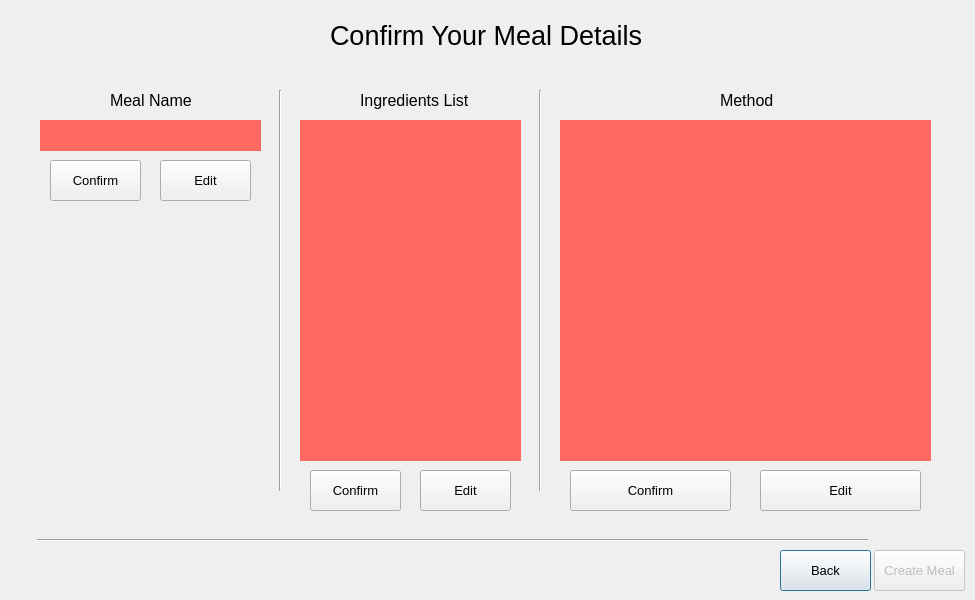
<?xml version="1.0" encoding="UTF-8"?>
<ui version="4.0">
 <class>confirm_final_details</class>
 <widget class="QDialog" name="confirm_final_details">
  <property name="geometry">
   <rect>
    <x>0</x>
    <y>0</y>
    <width>975</width>
    <height>600</height>
   </rect>
  </property>
  <property name="windowTitle">
   <string>Dialog</string>
  </property>
  <widget class="QPushButton" name="btn_back">
   <property name="geometry">
    <rect>
     <x>780</x>
     <y>550</y>
     <width>91</width>
     <height>41</height>
    </rect>
   </property>
   <property name="font">
    <font>
     <pointsize>10</pointsize>
    </font>
   </property>
   <property name="text">
    <string>Back</string>
   </property>
  </widget>
  <widget class="QPushButton" name="btn_confirm_meal">
   <property name="enabled">
    <bool>false</bool>
   </property>
   <property name="geometry">
    <rect>
     <x>874</x>
     <y>550</y>
     <width>91</width>
     <height>41</height>
    </rect>
   </property>
   <property name="font">
    <font>
     <pointsize>10</pointsize>
    </font>
   </property>
   <property name="text">
    <string>Create Meal</string>
   </property>
  </widget>
  <widget class="QLabel" name="lbl_confirm_you_meal_details">
   <property name="geometry">
    <rect>
     <x>330</x>
     <y>10</y>
     <width>311</width>
     <height>51</height>
    </rect>
   </property>
   <property name="font">
    <font>
     <family>MS Shell Dlg 2</family>
     <pointsize>20</pointsize>
     <weight>50</weight>
     <bold>false</bold>
    </font>
   </property>
   <property name="text">
    <string>Confirm Your Meal Details</string>
   </property>
  </widget>
  <widget class="QTextBrowser" name="txt_ingredients_list">
   <property name="geometry">
    <rect>
     <x>300</x>
     <y>120</y>
     <width>221</width>
     <height>341</height>
    </rect>
   </property>
   <property name="font">
    <font>
     <pointsize>10</pointsize>
     <weight>50</weight>
     <bold>false</bold>
    </font>
   </property>
   <property name="styleSheet">
    <string notr="true">background-color: #ff6961  ;</string>
   </property>
   <property name="frameShape">
    <enum>QFrame::NoFrame</enum>
   </property>
  </widget>
  <widget class="Line" name="line">
   <property name="geometry">
    <rect>
     <x>37</x>
     <y>530</y>
     <width>831</width>
     <height>20</height>
    </rect>
   </property>
   <property name="orientation">
    <enum>Qt::Horizontal</enum>
   </property>
  </widget>
  <widget class="QLineEdit" name="txt_meal_name">
   <property name="geometry">
    <rect>
     <x>40</x>
     <y>120</y>
     <width>221</width>
     <height>31</height>
    </rect>
   </property>
   <property name="font">
    <font>
     <family>MS Shell Dlg 2</family>
     <pointsize>10</pointsize>
     <weight>50</weight>
     <bold>false</bold>
    </font>
   </property>
   <property name="styleSheet">
    <string notr="true">background-color: #ff6961  ;</string>
   </property>
   <property name="frame">
    <bool>false</bool>
   </property>
   <property name="readOnly">
    <bool>true</bool>
   </property>
  </widget>
  <widget class="QTextBrowser" name="txt_method">
   <property name="geometry">
    <rect>
     <x>560</x>
     <y>120</y>
     <width>371</width>
     <height>341</height>
    </rect>
   </property>
   <property name="font">
    <font>
     <pointsize>10</pointsize>
     <weight>50</weight>
     <bold>false</bold>
    </font>
   </property>
   <property name="styleSheet">
    <string notr="true">background-color: #ff6961  ;</string>
   </property>
   <property name="frameShape">
    <enum>QFrame::NoFrame</enum>
   </property>
  </widget>
  <widget class="QLabel" name="lbl_meal_name">
   <property name="geometry">
    <rect>
     <x>110</x>
     <y>90</y>
     <width>81</width>
     <height>20</height>
    </rect>
   </property>
   <property name="font">
    <font>
     <pointsize>12</pointsize>
    </font>
   </property>
   <property name="text">
    <string>Meal Name</string>
   </property>
  </widget>
  <widget class="QLabel" name="lbl_ingredients_list">
   <property name="geometry">
    <rect>
     <x>360</x>
     <y>90</y>
     <width>111</width>
     <height>20</height>
    </rect>
   </property>
   <property name="font">
    <font>
     <pointsize>12</pointsize>
    </font>
   </property>
   <property name="text">
    <string>Ingredients List</string>
   </property>
  </widget>
  <widget class="QLabel" name="lbl_method">
   <property name="geometry">
    <rect>
     <x>720</x>
     <y>90</y>
     <width>61</width>
     <height>20</height>
    </rect>
   </property>
   <property name="font">
    <font>
     <pointsize>12</pointsize>
    </font>
   </property>
   <property name="text">
    <string>Method</string>
   </property>
  </widget>
  <widget class="QPushButton" name="btn_confirm_meal_name">
   <property name="geometry">
    <rect>
     <x>50</x>
     <y>160</y>
     <width>91</width>
     <height>41</height>
    </rect>
   </property>
   <property name="font">
    <font>
     <pointsize>10</pointsize>
    </font>
   </property>
   <property name="text">
    <string>Confirm</string>
   </property>
  </widget>
  <widget class="QPushButton" name="btn_edit_meal_name">
   <property name="geometry">
    <rect>
     <x>160</x>
     <y>160</y>
     <width>91</width>
     <height>41</height>
    </rect>
   </property>
   <property name="font">
    <font>
     <pointsize>10</pointsize>
    </font>
   </property>
   <property name="text">
    <string>Edit</string>
   </property>
  </widget>
  <widget class="QPushButton" name="btn_edit_ingredients_list">
   <property name="geometry">
    <rect>
     <x>420</x>
     <y>470</y>
     <width>91</width>
     <height>41</height>
    </rect>
   </property>
   <property name="font">
    <font>
     <pointsize>10</pointsize>
    </font>
   </property>
   <property name="text">
    <string>Edit</string>
   </property>
  </widget>
  <widget class="QPushButton" name="btn_confirm_ingredients_list">
   <property name="geometry">
    <rect>
     <x>310</x>
     <y>470</y>
     <width>91</width>
     <height>41</height>
    </rect>
   </property>
   <property name="font">
    <font>
     <pointsize>10</pointsize>
    </font>
   </property>
   <property name="text">
    <string>Confirm</string>
   </property>
  </widget>
  <widget class="QPushButton" name="btn_edit_method">
   <property name="geometry">
    <rect>
     <x>760</x>
     <y>470</y>
     <width>161</width>
     <height>41</height>
    </rect>
   </property>
   <property name="font">
    <font>
     <pointsize>10</pointsize>
    </font>
   </property>
   <property name="text">
    <string>Edit</string>
   </property>
  </widget>
  <widget class="QPushButton" name="btn_confirm_method">
   <property name="geometry">
    <rect>
     <x>570</x>
     <y>470</y>
     <width>161</width>
     <height>41</height>
    </rect>
   </property>
   <property name="font">
    <font>
     <pointsize>10</pointsize>
    </font>
   </property>
   <property name="text">
    <string>Confirm</string>
   </property>
  </widget>
  <widget class="Line" name="line_2">
   <property name="geometry">
    <rect>
     <x>270</x>
     <y>90</y>
     <width>20</width>
     <height>401</height>
    </rect>
   </property>
   <property name="orientation">
    <enum>Qt::Vertical</enum>
   </property>
  </widget>
  <widget class="Line" name="line_3">
   <property name="geometry">
    <rect>
     <x>530</x>
     <y>90</y>
     <width>20</width>
     <height>401</height>
    </rect>
   </property>
   <property name="orientation">
    <enum>Qt::Vertical</enum>
   </property>
  </widget>
 </widget>
 <resources/>
 <connections/>
</ui>
